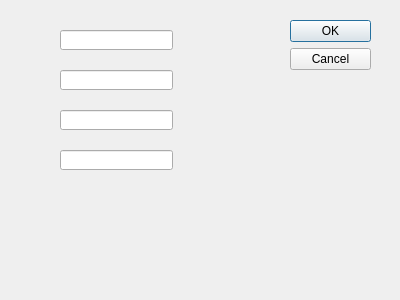
<?xml version="1.0" encoding="UTF-8"?>
<ui version="4.0">
 <class>Dialog</class>
 <widget class="QDialog" name="Dialog">
  <property name="geometry">
   <rect>
    <x>0</x>
    <y>0</y>
    <width>400</width>
    <height>300</height>
   </rect>
  </property>
  <property name="windowTitle">
   <string>Dialog</string>
  </property>
  <widget class="QDialogButtonBox" name="buttonBox">
   <property name="geometry">
    <rect>
     <x>290</x>
     <y>20</y>
     <width>81</width>
     <height>241</height>
    </rect>
   </property>
   <property name="orientation">
    <enum>Qt::Vertical</enum>
   </property>
   <property name="standardButtons">
    <set>QDialogButtonBox::Cancel|QDialogButtonBox::Ok</set>
   </property>
  </widget>
  <widget class="QLineEdit" name="lineEdit">
   <property name="geometry">
    <rect>
     <x>60</x>
     <y>30</y>
     <width>113</width>
     <height>20</height>
    </rect>
   </property>
  </widget>
  <widget class="QLineEdit" name="lineEdit_2">
   <property name="geometry">
    <rect>
     <x>60</x>
     <y>70</y>
     <width>113</width>
     <height>20</height>
    </rect>
   </property>
  </widget>
  <widget class="QLineEdit" name="lineEdit_3">
   <property name="geometry">
    <rect>
     <x>60</x>
     <y>110</y>
     <width>113</width>
     <height>20</height>
    </rect>
   </property>
  </widget>
  <widget class="QLineEdit" name="lineEdit_4">
   <property name="geometry">
    <rect>
     <x>60</x>
     <y>150</y>
     <width>113</width>
     <height>20</height>
    </rect>
   </property>
  </widget>
 </widget>
 <resources/>
 <connections>
  <connection>
   <sender>buttonBox</sender>
   <signal>accepted()</signal>
   <receiver>Dialog</receiver>
   <slot>accept()</slot>
   <hints>
    <hint type="sourcelabel">
     <x>248</x>
     <y>254</y>
    </hint>
    <hint type="destinationlabel">
     <x>157</x>
     <y>274</y>
    </hint>
   </hints>
  </connection>
  <connection>
   <sender>buttonBox</sender>
   <signal>rejected()</signal>
   <receiver>Dialog</receiver>
   <slot>reject()</slot>
   <hints>
    <hint type="sourcelabel">
     <x>316</x>
     <y>260</y>
    </hint>
    <hint type="destinationlabel">
     <x>286</x>
     <y>274</y>
    </hint>
   </hints>
  </connection>
 </connections>
</ui>
